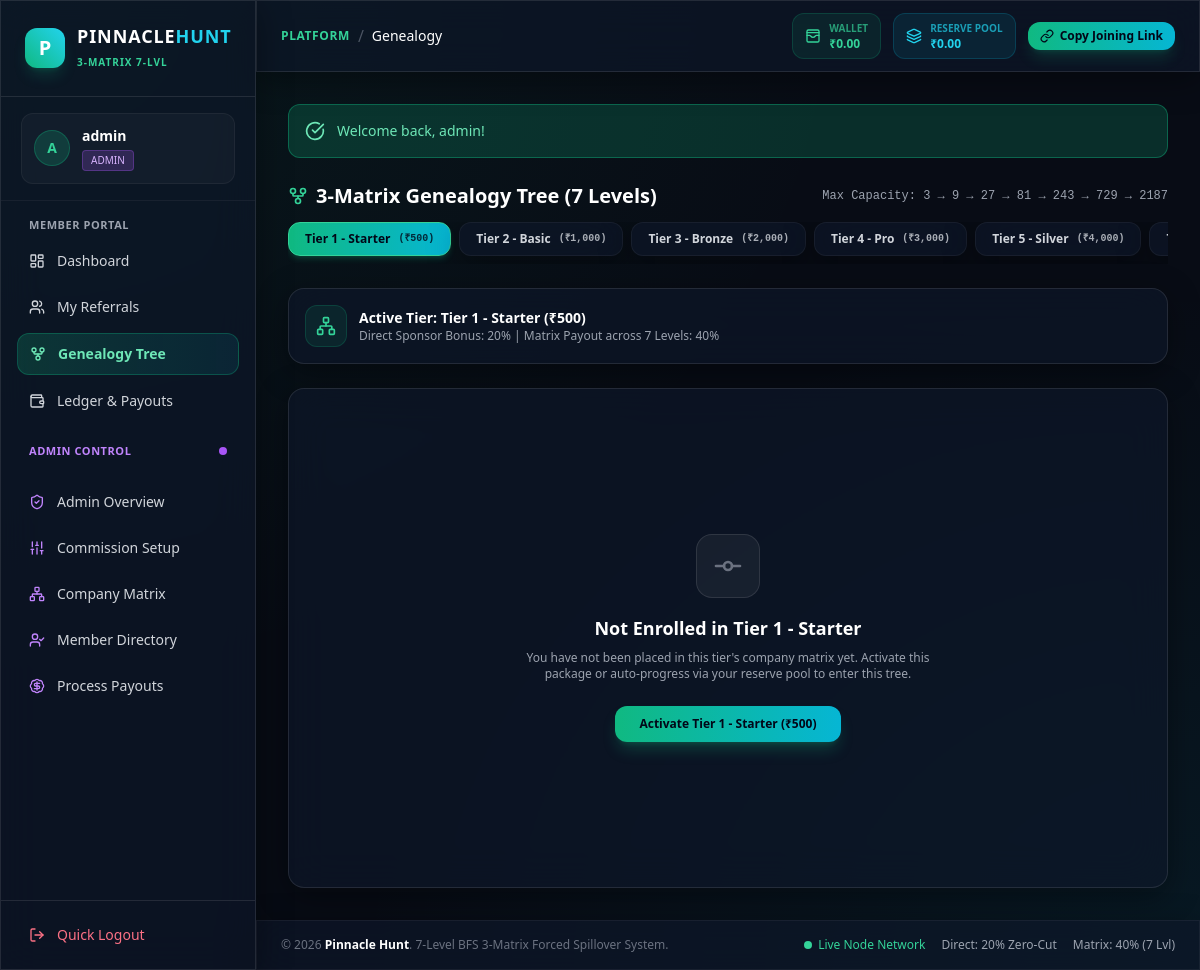
The page /?page=genealogy (signed in) on the database its author committed.
### tables this page shows
CREATE TABLE users (
    id INT UNSIGNED AUTO_INCREMENT PRIMARY KEY,
    username VARCHAR(50) NOT NULL UNIQUE,
    email VARCHAR(100) NOT NULL UNIQUE,
    password VARCHAR(255) NOT NULL,
    full_name VARCHAR(100) NOT NULL,
    phone VARCHAR(20) NOT NULL,
    role ENUM('user', 'admin') NOT NULL DEFAULT 'user',
    sponsor_id INT UNSIGNED NULL,
    wallet_balance DECIMAL(15, 2) NOT NULL DEFAULT 0.00,
    reserve_balance DECIMAL(15, 2) NOT NULL DEFAULT 0.00,
    status ENUM('active', 'inactive', 'suspended') NOT NULL DEFAULT 'active',
    created_at TIMESTAMP DEFAULT CURRENT_TIMESTAMP,
    CONSTRAINT fk_users_sponsor FOREIGN KEY (sponsor_id) REFERENCES users(id) ON DELETE SET NULL
);

CREATE TABLE packages (
    id INT UNSIGNED AUTO_INCREMENT PRIMARY KEY,
    name VARCHAR(50) NOT NULL,
    price DECIMAL(15, 2) NOT NULL,
    direct_commission_percent DECIMAL(5, 2) NOT NULL DEFAULT 20.00,
    sort_order INT UNSIGNED NOT NULL DEFAULT 1,
    status ENUM('active', 'inactive') NOT NULL DEFAULT 'active',
    created_at TIMESTAMP DEFAULT CURRENT_TIMESTAMP
);

### src/Services/AuthService.php (called while the page is built, shortened)
<?php
class AuthService {
    public static function getCurrentUser(): ?array {
        $pdo = Database::getConnection();
        $stmt = $pdo->prepare("SELECT * FROM users WHERE id = ?");
        $stmt->execute([$_SESSION['user_id']]);
        $user = $stmt->fetch();
        return $user ?: null;
    }
}

### src/Services/PackageService.php (called while the page is built, shortened)
<?php
class PackageService {
    public static function getAll(): array {
        $pdo = Database::getConnection();
        return $pdo->query("SELECT * FROM packages ORDER BY sort_order ASC")->fetchAll();
    }
    public static function getById(int $id): ?array {
        $pdo = Database::getConnection();
        $stmt = $pdo->prepare("SELECT * FROM packages WHERE id = ?");
        $stmt->execute([$id]);
        $pkg = $stmt->fetch();
        return $pkg ?: null;
    }
}

### views/user/genealogy.php (the view, shortened to what this page needs)
<?php
require_once __DIR__ . '/../layouts/header.php';
$allPackages = PackageService::getAll();
$selectedTierId = isset($_GET['tier']) ? (int)$_GET['tier'] : (int)$allPackages[0]['id'];
$selectedPkg = PackageService::getById($selectedTierId);
$pdo = Database::getConnection();
$userNodeStmt = $pdo->prepare("SELECT * FROM matrix_nodes WHERE package_id = ? AND user_id = ?");
$userNodeStmt->execute([$selectedTierId, $user['id']]);
$userNode = $userNodeStmt->fetch();
$downlineTree = null;
    ?>
<div class="mb-6">
    <div class="flex items-center justify-between mb-3">
        <h3 class="text-xl font-bold text-white flex items-center space-x-2">
            <i data-lucide="git-fork" class="w-5 h-5 text-emerald-400"></i>
            <span>3-Matrix Genealogy Tree (7 Levels)</span>
        </h3>
        <span class="text-xs text-gray-400 font-mono">Max Capacity: 3 &rarr; 9 &rarr; 27 &rarr; 81 &rarr; 243 &rarr; 729 &rarr; 2187</span>
    </div>
    <div class="flex items-center gap-2 overflow-x-auto pb-2">
        <?php foreach ($allPackages as $pkg): ?>
            <a href="?page=genealogy&tier=<?= $pkg['id'] ?>"
                class="px-4 py-2 rounded-xl text-xs font-bold transition flex-shrink-0 flex items-center space-x-2 border <?= $pkg['id'] == $selectedTierId ? 'bg-gradient-to-r from-emerald-500 to-cyan-500 text-slate-950 border-emerald-400 shadow-md shadow-emerald-500/20' : 'glass-panel text-gray-300 hover:text-white border-white/5 hover:border-white/20' ?>">
                <span><?= htmlspecialchars($pkg['name']) ?></span>
                <span class="text-[10px] font-mono opacity-80">(₹<?= number_format((float)$pkg['price']) ?>)</span>
            </a>
        <?php endforeach; ?>
    </div>
</div>
<div class="glass-panel rounded-2xl p-4 mb-6 border border-white/10 flex flex-wrap items-center justify-between gap-4">
    <div class="flex items-center space-x-3">
        <div class="p-2.5 rounded-xl bg-emerald-500/10 text-emerald-400 border border-emerald-500/20">
            <i data-lucide="network" class="w-5 h-5"></i>
        </div>
        <div>
            <div class="text-sm font-bold text-white">Active Tier: <?= htmlspecialchars($selectedPkg['name']) ?> (₹<?= number_format((float)$selectedPkg['price']) ?>)</div>
            <div class="text-xs text-gray-400">Direct Sponsor Bonus: 20% | Matrix Payout across 7 Levels: 40%</div>
        </div>
    </div>
</div>
<div class="glass-panel rounded-2xl p-8 border border-white/10 overflow-x-auto min-h-[500px] flex items-center justify-center">
    <?php if (!$userNode): ?>
        <div class="text-center py-12 max-w-md">
            <div class="w-16 h-16 rounded-2xl bg-white/5 border border-white/10 flex items-center justify-center mx-auto mb-4 text-gray-500">
                <i data-lucide="git-commit" class="w-8 h-8"></i>
            </div>
            <h4 class="text-lg font-bold text-white mb-2">Not Enrolled in <?= htmlspecialchars($selectedPkg['name']) ?></h4>
            <p class="text-xs text-gray-400 mb-6">You have not been placed in this tier's company matrix yet. Activate this package or auto-progress via your reserve pool to enter this tree.</p>
            <form method="POST" action="?action=purchase_package">
                <button type="submit" class="py-2.5 px-6 rounded-xl bg-gradient-to-r from-emerald-500 to-cyan-500 text-slate-950 font-bold text-xs shadow-lg shadow-emerald-500/25 transition">
                    Activate <?= htmlspecialchars($selectedPkg['name']) ?> (₹<?= number_format((float)$selectedPkg['price']) ?>)
                </button>
            </form>
        </div>
    <?php else: ?>
        <div class="py-4">
            <?php renderTreeNode($downlineTree, 1); ?>
        </div>
    <?php endif; ?>
</div>
<?php require_once __DIR__ . '/../layouts/footer.php'; ?>

### views/layouts/header.php (shortened to what this page needs)
<?php
$user = AuthService::getCurrentUser();
$currentPage = $_GET['page'] ?? 'dashboard';
?>
<!DOCTYPE html>
<html lang="en" class="dark">
<head>
    <script src="https://cdn.tailwindcss.com"></script>
</head>
<body class="min-h-screen antialiased flex flex-col">
<?php if ($user): ?>
    <aside id="sidebar" class="w-64 fixed left-0 top-0 bottom-0 z-50 glass-panel border-r border-white/10 flex flex-col transition-transform duration-300 -translate-x-full md:translate-x-0">
        <div class="px-6 py-6 border-b border-white/10 flex items-center justify-between">
            <a href="?page=dashboard" class="flex items-center space-x-3">
                <div class="w-10 h-10 rounded-xl bg-gradient-to-tr from-emerald-500 to-cyan-400 flex items-center justify-center font-black text-white text-xl shadow-lg shadow-emerald-500/20">
                    P
                </div>
                <div>
                    <div class="font-extrabold tracking-wider text-white text-lg leading-tight">PINNACLE<span class="text-cyan-400">HUNT</span></div>
                    <span class="text-[10px] text-emerald-400 font-semibold uppercase tracking-widest">3-Matrix 7-Lvl</span>
                </div>
            </a>
        </div>
        <div class="px-5 py-4 border-b border-white/5">
            <div class="p-3 rounded-xl bg-white/[0.03] border border-white/5 flex items-center space-x-3">
                <div class="w-9 h-9 rounded-full bg-emerald-500/20 border border-emerald-500/30 flex items-center justify-center font-bold text-emerald-400 text-sm">
                    <?= strtoupper(substr($user['username'], 0, 1)) ?>
                </div>
                <div class="overflow-hidden">
                    <p class="text-sm font-semibold text-white truncate"><?= htmlspecialchars($user['username']) ?></p>
                    <span class="inline-flex items-center px-2 py-0.5 rounded text-[10px] font-medium <?= $user['role'] === 'admin' ? 'bg-purple-500/20 text-purple-300 border border-purple-500/30' : 'bg-emerald-500/20 text-emerald-300 border border-emerald-500/30' ?>">
                        <?= strtoupper($user['role']) ?>
                    </span>
                </div>
            </div>
        </div>
        <nav class="flex-1 px-4 py-4 space-y-1.5 overflow-y-auto">
            <div class="text-[11px] font-semibold text-gray-400 uppercase tracking-wider px-3 mb-2">Member Portal</div>
            <a href="?page=dashboard" class="flex items-center space-x-3 px-3 py-2.5 rounded-xl text-sm font-medium transition <?= $currentPage === 'dashboard' ? 'bg-gradient-to-r from-emerald-500/20 to-cyan-500/10 text-emerald-300 border border-emerald-500/30 font-semibold' : 'text-gray-300 hover:bg-white/5 hover:text-white' ?>">
                <i data-lucide="layout-dashboard" class="w-4 h-4"></i>
                <span>Dashboard</span>
            </a>
            <a href="?page=referrals" class="flex items-center space-x-3 px-3 py-2.5 rounded-xl text-sm font-medium transition <?= $currentPage === 'referrals' ? 'bg-gradient-to-r from-emerald-500/20 to-cyan-500/10 text-emerald-300 border border-emerald-500/30 font-semibold' : 'text-gray-300 hover:bg-white/5 hover:text-white' ?>">
                <i data-lucide="users" class="w-4 h-4"></i>
                <span>My Referrals</span>
            </a>
            <a href="?page=genealogy" class="flex items-center space-x-3 px-3 py-2.5 rounded-xl text-sm font-medium transition <?= $currentPage === 'genealogy' ? 'bg-gradient-to-r from-emerald-500/20 to-cyan-500/10 text-emerald-300 border border-emerald-500/30 font-semibold' : 'text-gray-300 hover:bg-white/5 hover:text-white' ?>">
                <i data-lucide="git-fork" class="w-4 h-4"></i>
                <span>Genealogy Tree</span>
            </a>
            <a href="?page=ledger" class="flex items-center space-x-3 px-3 py-2.5 rounded-xl text-sm font-medium transition <?= $currentPage === 'ledger' ? 'bg-gradient-to-r from-emerald-500/20 to-cyan-500/10 text-emerald-300 border border-emerald-500/30 font-semibold' : 'text-gray-300 hover:bg-white/5 hover:text-white' ?>">
                <i data-lucide="wallet" class="w-4 h-4"></i>
                <span>Ledger & Payouts</span>
            </a>
            <?php if ($user['role'] === 'admin'): ?>
                <div class="pt-4 pb-2">
                    <div class="text-[11px] font-semibold text-purple-400 uppercase tracking-wider px-3 mb-2 flex items-center justify-between">
                        <span>Admin Control</span>
                        <span class="w-2 h-2 rounded-full bg-purple-500 animate-pulse"></span>
                    </div>
                </div>
                <a href="?page=admin_dashboard" class="flex items-center space-x-3 px-3 py-2.5 rounded-xl text-sm font-medium transition <?= $currentPage === 'admin_dashboard' ? 'bg-gradient-to-r from-purple-500/20 to-cyan-500/10 text-purple-300 border border-purple-500/30 font-semibold' : 'text-gray-300 hover:bg-white/5 hover:text-white' ?>">
                    <i data-lucide="shield-check" class="w-4 h-4 text-purple-400"></i>
                    <span>Admin Overview</span>
                </a>
                <a href="?page=admin_settings" class="flex items-center space-x-3 px-3 py-2.5 rounded-xl text-sm font-medium transition <?= $currentPage === 'admin_settings' ? 'bg-gradient-to-r from-purple-500/20 to-cyan-500/10 text-purple-300 border border-purple-500/30 font-semibold' : 'text-gray-300 hover:bg-white/5 hover:text-white' ?>">
                    <i data-lucide="sliders" class="w-4 h-4 text-purple-400"></i>
                    <span>Commission Setup</span>
                </a>
                <a href="?page=admin_matrix_tree" class="flex items-center space-x-3 px-3 py-2.5 rounded-xl text-sm font-medium transition <?= $currentPage === 'admin_matrix_tree' ? 'bg-gradient-to-r from-purple-500/20 to-cyan-500/10 text-purple-300 border border-purple-500/30 font-semibold' : 'text-gray-300 hover:bg-white/5 hover:text-white' ?>">
                    <i data-lucide="network" class="w-4 h-4 text-purple-400"></i>
                    <span>Company Matrix</span>
                </a>
                <a href="?page=admin_members" class="flex items-center space-x-3 px-3 py-2.5 rounded-xl text-sm font-medium transition <?= $currentPage === 'admin_members' ? 'bg-gradient-to-r from-purple-500/20 to-cyan-500/10 text-purple-300 border border-purple-500/30 font-semibold' : 'text-gray-300 hover:bg-white/5 hover:text-white' ?>">
                    <i data-lucide="user-check" class="w-4 h-4 text-purple-400"></i>
                    <span>Member Directory</span>
                </a>
                <a href="?page=admin_withdrawals" class="flex items-center space-x-3 px-3 py-2.5 rounded-xl text-sm font-medium transition <?= $currentPage === 'admin_withdrawals' ? 'bg-gradient-to-r from-purple-500/20 to-cyan-500/10 text-purple-300 border border-purple-500/30 font-semibold' : 'text-gray-300 hover:bg-white/5 hover:text-white' ?>">
                    <i data-lucide="badge-dollar-sign" class="w-4 h-4 text-purple-400"></i>
                    <span>Process Payouts</span>
                </a>
            <?php endif; ?>
        </nav>
        <div class="p-4 border-t border-white/10">
            <a href="?action=logout" class="flex items-center space-x-3 px-3 py-2 rounded-xl text-sm font-medium text-rose-400 hover:bg-rose-500/10 transition">
                <i data-lucide="log-out" class="w-4 h-4"></i>
                <span>Quick Logout</span>
            </a>
        </div>
    </aside>
    <div class="md:ml-64 flex-1 flex flex-col min-h-screen pt-14 md:pt-0">
        <header class="sticky top-0 z-30 glass-panel border-b border-white/10 px-6 py-3 flex flex-wrap items-center justify-between gap-4">
            <div class="flex items-center space-x-2">
                <span class="text-xs uppercase tracking-wider text-emerald-400 font-bold">Platform</span>
                <span class="text-gray-600">/</span>
                <span class="text-sm font-medium text-white"><?= ucfirst(str_replace('_', ' ', $currentPage)) ?></span>
            </div>
            <div class="flex items-center flex-wrap gap-3">
                <div class="flex items-center space-x-2 px-3 py-1.5 rounded-xl bg-emerald-500/10 border border-emerald-500/20 text-emerald-400">
                    <i data-lucide="wallet-cards" class="w-4 h-4"></i>
                    <div class="text-xs">
                        <span class="text-emerald-400/70 block text-[10px] uppercase font-bold">Wallet</span>
                        <span class="font-bold">₹<?= number_format((float)$user['wallet_balance'], 2) ?></span>
                    </div>
                </div>
                <div class="flex items-center space-x-2 px-3 py-1.5 rounded-xl bg-cyan-500/10 border border-cyan-500/20 text-cyan-400">
                    <i data-lucide="layers" class="w-4 h-4"></i>
                    <div class="text-xs">
                        <span class="text-cyan-400/70 block text-[10px] uppercase font-bold">Reserve Pool</span>
                        <span class="font-bold">₹<?= number_format((float)$user['reserve_balance'], 2) ?></span>
                    </div>
                </div>
                <?php
                $protocol = (!empty($_SERVER['HTTPS']) && $_SERVER['HTTPS'] !== 'off' || $_SERVER['SERVER_PORT'] == 443) ? "https://" : "http://";
                $domainName = $_SERVER['HTTP_HOST'];
                $joinLink = $protocol . $domainName . "/?page=register&ref=" . urlencode($user['username']);
                ?>
                <button onclick="copyJoinLink('<?= htmlspecialchars($joinLink) ?>')" class="inline-flex items-center space-x-1.5 px-3 py-1.5 rounded-xl bg-gradient-to-r from-emerald-500 to-cyan-500 hover:from-emerald-400 hover:to-cyan-400 text-slate-950 font-bold text-xs shadow-lg shadow-emerald-500/20 transition">
                    <i data-lucide="link" class="w-3.5 h-3.5"></i>
                    <span id="copyBtnText">Copy Joining Link</span>
                </button>
            </div>
        </header>
        <main class="flex-1 p-4 md:p-8 max-w-7xl w-full mx-auto">
            <?php if (!empty($_SESSION['flash_success'])): ?>
                <div class="mb-6 p-4 rounded-xl bg-emerald-500/20 border border-emerald-500/40 text-emerald-300 flex items-center space-x-3">
                    <i data-lucide="check-circle" class="w-5 h-5 flex-shrink-0"></i>
                    <span class="text-sm font-medium"><?= htmlspecialchars($_SESSION['flash_success']) ?></span>
                </div>
            <?php endif; ?>
<?php endif; ?>

### rows shown on the page
users: username "A", username "admin", role "ADMIN", wallet_balance "0.00", reserve_balance "0.00"
packages: name "Tier 1 - Starter", price "500"
packages: name "Tier 2 - Basic", price "1,000"
packages: name "Tier 3 - Bronze", price "2,000"
packages: name "Tier 4 - Pro", price "3,000"
packages: name "Tier 5 - Silver", price "4,000"

### other values the page prints
str_replace('_', ' ', $currentPage) "Genealogy"
$_SESSION['flash_success'] "Welcome back, admin!"
